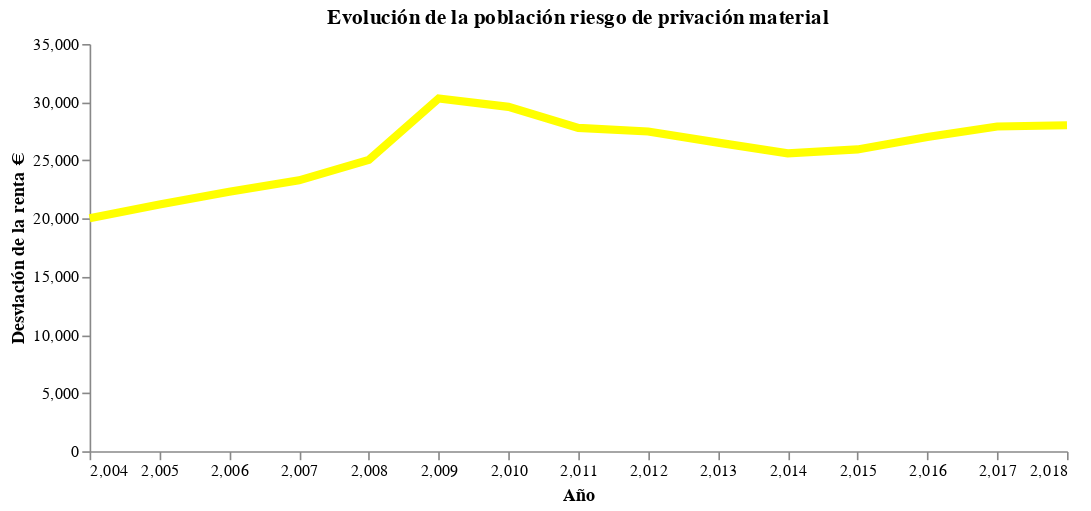

The code cell stored with this chart in its notebook:
### Code cell
df7 = df.groupby('Year')['vhRentaa'].agg(['min', 'max', 'mean', 'median', 'std']).reset_index()

alt.Chart(df6).mark_line(color = 'yellow', size = 5).encode(
    alt.X('Year', title = 'Año'),
    alt.Y('median', title = 'Desviación de la renta €'),
    tooltip=['Year', 'median']
).configure_axis(
    grid=False
).configure_view(
    strokeWidth=0
).properties(
    title = 'Evolución de la población riesgo de privación material',
    width=600,
    height=250
)

### Figure 1 — Vega-Lite specification as saved in the notebook (floating-point values rounded to 4 significant figures)
{"config": {"view": {"continuousWidth": 400, "continuousHeight": 300, "strokeWidth": 0}, "axis": {"grid": false}}, "data": {"name": "data-48133e7ac8fb46b460d401ef24c64e4d"}, "mark": {"type": "line", "color": "yellow", "size": 5}, "encoding": {"tooltip": [{"type": "quantitative", "field": "Year"}, {"type": "quantitative", "field": "median"}], "x": {"type": "quantitative", "field": "Year", "title": "Año"}, "y": {"type": "quantitative", "field": "median", "title": "Desviación de la renta €"}}, "height": 250, "title": "Evolución de la población riesgo de privación material", "width": 600, "$schema": "https://vega.github.io/schema/vega-lite/v4.8.1.json", "datasets": {"data-48133e7ac8fb46b460d401ef24c64e4d": [{"Year": 2004, "min": -8621.0, "max": 296400.0, "mean": 23270.0, "median": 20020.0, "std": 15990.0}, {"Year": 2005, "min": -4864.0, "max": 419200.0, "mean": 24660.0, "median": 21200.0, "std": 17490.0}, {"Year": 2006, "min": -9878.0, "max": 426700.0, "mean": 25550.0, "median": 22300.0, "std": 17540.0}, {"Year": 2007, "min": -11170.0, "max": 212400.0, "mean": 26900.0, "median": 23280.0, "std": 17780.0}, {"Year": 2008, "min": -102000.0, "max": 170600.0, "mean": 28440.0, "median": 25040.0, "std": 18480.0}, {"Year": 2009, "min": -61730.0, "max": 418700.0, "mean": 35070.0, "median": 30320.0, "std": 24260.0}, {"Year": 2010, "min": -86780.0, "max": 329400.0, "mean": 34510.0, "median": 29600.0, "std": 24570.0}, {"Year": 2011, "min": -128600.0, "max": 473800.0, "mean": 32670.0, "median": 27790.0, "std": 23810.0}, {"Year": 2012, "min": -51040.0, "max": 393900.0, "mean": 32250.0, "median": 27480.0, "std": 23180.0}, {"Year": 2013, "min": -72940.0, "max": 317800.0, "mean": 31090.0, "median": 26520.0, "std": 22090.0}, {"Year": 2014, "min": -27080.0, "max": 309800.0, "mean": 30420.0, "median": 25600.0, "std": 21490.0}, {"Year": 2015, "min": -33670.0, "max": 275400.0, "mean": 30780.0, "median": 25940.0, "std": 21670.0}, {"Year": 2016, "min": -21360.0, "max": 384000.0, "mean": 31770.0, "median": 27000.0, "std": 22840.0}, {"Year": 2017, "min": -27380.0, "max": 343100.0, "mean": 32460.0, "median": 27910.0, "std": 22940.0}, {"Year": 2018, "min": -13160.0, "max": 292500.0, "mean": 33050.0, "median": 28020.0, "std": 23240.0}]}}
